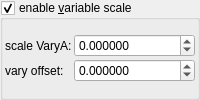
       <widget class="MyGroupBox" name="groupCheck_transf_function_enabledK_false">
        <property name="title">
         <string>enable &amp;variable scale</string>
        </property>
        <property name="checkable">
         <bool>true</bool>
        </property>
        <layout class="QVBoxLayout" name="verticalLayout_15" stretch="0">
         <property name="spacing">
          <number>2</number>
         </property>
         <property name="leftMargin">
          <number>2</number>
         </property>
         <property name="topMargin">
          <number>2</number>
         </property>
         <property name="rightMargin">
          <number>2</number>
         </property>
         <property name="bottomMargin">
          <number>2</number>
         </property>
         <item>
          <layout class="QGridLayout" name="gridLayout_31" columnstretch="0,1">
           <property name="spacing">
            <number>2</number>
           </property>
           <item row="1" column="1">
            <widget class="MyDoubleSpinBox" name="spinbox_transf_scale_vary_0">
             <property name="sizePolicy">
              <sizepolicy hsizetype="Minimum" vsizetype="Maximum">
               <horstretch>0</horstretch>
               <verstretch>0</verstretch>
              </sizepolicy>
             </property>
             <property name="prefix">
              <string/>
             </property>
             <property name="suffix">
              <string/>
             </property>
             <property name="decimals">
              <number>6</number>
             </property>
             <property name="minimum">
              <double>-99.989999999999995</double>
             </property>
             <property name="maximum">
              <double>99.989999999999995</double>
             </property>
             <property name="singleStep">
              <double>0.100000000000000</double>
             </property>
            </widget>
           </item>
           <item row="2" column="1">
            <widget class="MyDoubleSpinBox" name="spinbox_transf_scaleC_1">
             <property name="sizePolicy">
              <sizepolicy hsizetype="Minimum" vsizetype="Maximum">
               <horstretch>0</horstretch>
               <verstretch>0</verstretch>
              </sizepolicy>
             </property>
             <property name="prefix">
              <string/>
             </property>
             <property name="suffix">
              <string/>
             </property>
             <property name="decimals">
              <number>6</number>
             </property>
             <property name="minimum">
              <double>-99.989999999999995</double>
             </property>
             <property name="maximum">
              <double>99.989999999999995</double>
             </property>
             <property name="singleStep">
              <double>0.100000000000000</double>
             </property>
            </widget>
           </item>
           <item row="2" column="0">
            <widget class="QLabel" name="label_150">
             <property name="text">
              <string>vary offset:</string>
             </property>
            </widget>
           </item>
           <item row="1" column="0">
            <widget class="QLabel" name="label_145">
             <property name="text">
              <string>scale VaryA:</string>
             </property>
            </widget>
           </item>
          </layout>
         </item>
        </layout>
       </widget>
